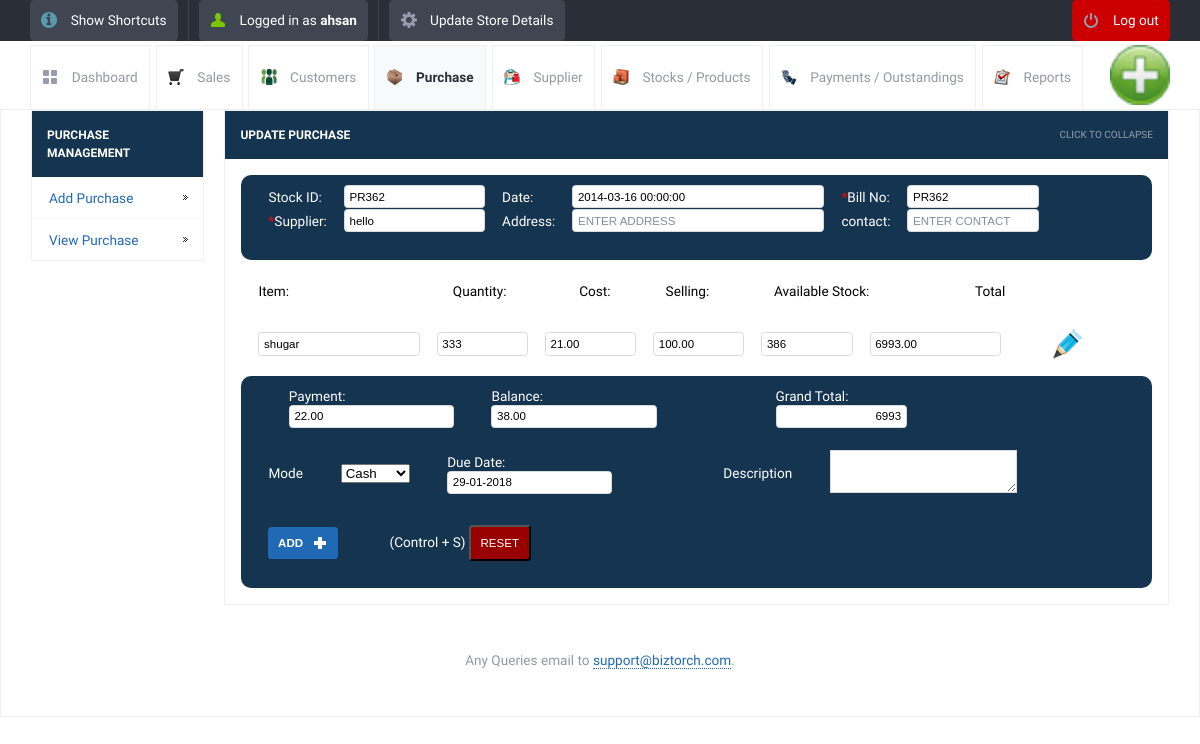
/update_purchase.php?sid=PR362&table=stock_entries&return=view_purchase.php (signed in), run on the app's committed database.
### tables this page shows
CREATE TABLE IF NOT EXISTS `stock_entries` (
  `id` int(10) unsigned NOT NULL AUTO_INCREMENT,
  `stock_id` varchar(120) NOT NULL,
  `stock_name` varchar(260) NOT NULL,
  `stock_supplier_name` varchar(200) NOT NULL,
  `category` varchar(120) NOT NULL,
  `quantity` int(11) NOT NULL,
  `company_price` decimal(10,2) NOT NULL,
  `selling_price` decimal(10,2) NOT NULL,
  `opening_stock` int(11) NOT NULL,
  `closing_stock` int(11) NOT NULL,
  `date` datetime NOT NULL,
  `username` varchar(120) NOT NULL,
  `type` varchar(50) NOT NULL,
  `salesid` varchar(120) NOT NULL,
  `total` decimal(10,2) NOT NULL,
  `payment` decimal(10,2) NOT NULL,
  `balance` decimal(10,2) NOT NULL,
  `mode` varchar(150) NOT NULL,
  `description` varchar(500) NOT NULL,
  `due` datetime NOT NULL,
  `subtotal` int(11) NOT NULL,
  `count1` int(11) NOT NULL,
  `billnumber` varchar(120) NOT NULL,
  PRIMARY KEY (`id`)
);

CREATE TABLE IF NOT EXISTS `stock_avail` (
  `id` int(10) unsigned NOT NULL AUTO_INCREMENT,
  `name` varchar(120) NOT NULL,
  `quantity` int(10) unsigned NOT NULL,
  PRIMARY KEY (`id`)
);

### lib/db.class.php (called while the page is built, shortened)
<?php
  class DB
  {
    function DB($base, $server, $user, $pass)
    {
     $myconnection =  mysql_select_db($base)              ;
    }
    function queryUniqueObject($query, $debug = -1)
    {
      $query = "$query LIMIT 1";
      $result = mysql_query($query) or $this->debugAndDie($query);
      return mysql_fetch_object($result);
    }
    function queryUniqueValue($query, $debug = -1)
    {
      $query = "$query LIMIT 1";
      $result = mysql_query($query) or $this->debugAndDie($query);
      $line = mysql_fetch_row($result);
      return $line[0];
    }
    function maxOf($column, $table, $where)
    {
      return $this->queryUniqueValue("SELECT MAX(`$column`) FROM `$table` WHERE $where");
    }
    function maxOfAll($column, $table)
    {
      return $this->queryUniqueValue("SELECT MAX(`$column`) FROM `$table`");
    }
  }
?>

### init.php (called while the page is built, shortened)
<?php
	include("lib/db.class.php");
	$db = new DB($config['database'], $config['host'], $config['username'], $config['password']);
?>

### update_purchase.php (the view, shortened to what this page needs)
<?php
include_once("init.php");
?>
<!DOCTYPE html>
<html lang="en">
<head>
	<link rel="stylesheet" href="css/style.css">
        <link rel="stylesheet" href="js/date_pic/date_input.css">
        <link rel="stylesheet" href="lib/auto/css/jquery.autocomplete.css">
	<?php include_once("tpl/common_js.php"); ?>
</head>
<body>
	<?php include_once("tpl/top_bar.php"); ?>
	<div id="header-with-tabs">
		<div class="page-full-width cf">
			<ul id="tabs" class="fl">
                                <li><a href="dashboard.php" class="dashboard-tab">Dashboard</a></li>
				<li><a href="view_sales.php" class="sales-tab">Sales</a></li>
				<li><a href="view_customers.php" class=" customers-tab">Customers</a></li>
				<li><a href="view_purchase.php" class="active-tab purchase-tab">Purchase</a></li>
				<li><a href="view_supplier.php" class=" supplier-tab">Supplier</a></li>
				<li><a href="view_product.php" class="stock-tab">Stocks / Products</a></li>
				<li><a href="view_payments.php" class="payment-tab">Payments / Outstandings</a></li>
				<li><a href="view_report.php" class="report-tab">Reports</a></li>
			</ul>
			<a href="#" id="company-branding-small" class="fr"><img src="<?php if(isset($_SESSION['logo'])) { echo "upload/".$_SESSION['logo'];}else{ echo "upload/posnic.png"; } ?>" alt="Point of Sale" /></a>
		</div>
	</div>
	<div id="content">
		<div class="page-full-width cf">
			<div class="side-menu fl">
				<h3>Purchase Management</h3>
				<ul>
					<li><a href="add_purchase.php">Add Purchase</a></li>
					<li><a href="view_purchase.php">View Purchase </a></li>
				</ul>
			</div>
			<div class="side-content fr">
				<div class="content-module">
					<div class="content-module-heading cf">
						<h3 class="fl">Update Purchase</h3>
						<span class="fr expand-collapse-text">Click to collapse</span>
					</div>
						<div class="content-module-main cf">
				<?php
				if(isset($_GET['sid']))
				$id=$_GET['sid'];
                                $line = $db->queryUniqueObject("SELECT * FROM stock_entries WHERE stock_id='$id'");
				?>
				<form name="form1" method="post" id="form1" action="">
                                      <div class="mytable_row ">
                  <table class="form"  border="0" cellspacing="0" cellpadding="0">
                    <tr>
                               <?php
					  $max = $db->maxOfAll("id","stock_sales");
					  ?>
                      <td>Stock ID:</td>
                      <td><input name="stockid" type="text" id="stockid" readonly="readonly" maxlength="200"  class="round default-width-input" style="width:130px "  value="<?php echo $line->stock_id  ; ?>" /></td>
                      <td>Date:</td>
                      <td><input  name="date" id="test1" placeholder="" value="<?php echo $line->date ; ?> " type="text" id="name" maxlength="200"  class="round default-width-input"  /></td>
                      <td><span class="man">*</span>Bill No:</td>
                      <td><input name="bill_no" placeholder="ENTER BILL NO" type="text" id="bill_no" maxlength="200" value="<?php echo $line->billnumber ; ?> " class="round default-width-input" style="width:120px " /></td>
                    </tr>
                    <tr>
                      <td><span class="man">*</span>Supplier:</td>
                      <td><input name="supplier" placeholder="ENTER SUPPLIER" type="text" id="supplier" value="<?php echo $line->stock_supplier_name 	 ; ?> "  maxlength="200"  class="round default-width-input"  style="width:130px " /></td>
                      <td>Address:</td>
                      <td><input name="address" placeholder="ENTER ADDRESS" type="text" value="<?php $quantity = $db->queryUniqueValue("SELECT supplier_address FROM supplier_details WHERE supplier_name='".$line->stock_supplier_name."'"); echo $quantity; ?>" id="address" maxlength="200"  class="round default-width-input"  /></td>
                      <td>contact:</td>
                      <td><input name="contact" placeholder="ENTER CONTACT" type="text" value="<?php $quantity = $db->queryUniqueValue("SELECT supplier_contact1 FROM supplier_details WHERE supplier_name='".$line->stock_supplier_name."'"); echo $quantity; ?>" id="contact1" maxlength="200"  class="round default-width-input" onkeypress="return numbersonly(event)" style="width:120px " /></td>
                    </tr>
                  </table>
                                      </div><br>
                   <table id="hideen_display">
                         <tr >
                          <td>Item:</td>
                           <td>&nbsp; </td>
                           <td>&nbsp; </td>
                           <td>&nbsp; </td>
                          <td>Quantity:</td>
                          <td>Cost:</td>
                          <td>Selling:</td>
                          <td>Available Stock:</td>
                          <td>Total</td>
                           <td>&nbsp; </td>
                           <td>&nbsp; </td>
                           <td>&nbsp; </td>
                      </tr>
                  </table>
                         <div style="overflow:auto ;max-height:300px;  ">
                           <table class="form" id="item_copy_final">
                               <?php
                               $sid=$line->stock_id;
					$max = $db->maxOf("count1", "stock_entries", "stock_id='$sid'");
					for($i=1; $i<=$max; $i++)
					{
                                              $line1 = $db->queryUniqueObject("SELECT * FROM stock_entries WHERE stock_id='$sid' and count1=$i");
                                          $item= $db->queryUniqueValue("SELECT stock_id FROM stock_details WHERE stock_name='".$line1->stock_name."'");
                                            ?>
                     <tr>
                         <td><input name="stock_name[]"  type="text" id="<?php echo $item."st"?>" maxlength="100" style="width: 150px" readonly="readonly"  class="round "
                                 value="<?php echo $line1->stock_name ; ?>" /></td>
                      <td><input name="quantity[]"  type="text" id="<?php echo $item."q"?>" maxlength="20"  class="round my_with"
                                 value="<?php echo $line1->quantity ; ?>" readonly="readonly" onkeypress="return numbersonly(event)" /></td>
                      <td><input name="cost[]"  type="text" id="<?php echo $item."c"?>" maxlength="20"  class="round my_with"
                                 value="<?php echo $line1->company_price ; ?>" readonly="readonly" onkeypress="return numbersonly(event)" /></td>
                      <td><input name="sell[]"  type="text" id="<?php echo $item."s"?>" maxlength="20" readonly="readonly" class="round my_with"
					  value="<?php echo $line1->selling_price; ?>" onkeypress="return numbersonly(event)"  /></td>
                      <td><input name="stock[]"  type="text" id="<?php echo $item."p"?>" readonly="readonly" maxlength="200"   class="round  my_with"  value="<?php $quantity = $db->queryUniqueValue("SELECT quantity FROM stock_avail WHERE name='".$line1->stock_name."'"); echo $quantity; ?>" /></td>
                      <td><input name="total[]"  type="text" id="<?php echo $item."to"?>" readonly="readonly" maxlength="20" style="margin-left:20px;width: 120px"  class="round "
					  value="<?php echo $line1->total  ; ?>" /></td>
                      <td><input type="hidden" id="<?php echo $item."my_tot"?>" maxlength="20" style="margin-left:20px;width: 120px"  class="round "
					  value="<?php echo $line1->total  ; ?>" /></td>
                      <td><input type="hidden" id="<?php echo $item;?>"><input type="hidden" name="gu_id[]" value="<?php echo $line1->id  ?>"></td>
                      <td><input type=button value="" id="<?php echo $item;?>" style="width:30px;border:none;height:30px;background:url(images/edit_new.png)" class="round" onclick="edit_stock_details(this.id)"  ></td>
                    </tr>
                                        <?php }?>
                    </table>
                   </div>
                  <div class="mytable_row ">
                  <table class="form">
                    <tr> <td>&nbsp; </td>
                        <td>Payment:<input type="text"  class="round" value="<?php  echo $line->payment ; ?>" onkeyup=" balance_amount(); return numbersonly(event);"  name="payment" id="payment" >
                      </td>
                      <td>&nbsp; </td>
                    <td>Balance:<input type="text"  class="round" value="<?php echo $line->balance ; ?>" id="balance" name="balance" >
                      </td>
                      <td>&nbsp; </td>
                      <td>&nbsp; </td><td>&nbsp; </td><td>&nbsp; </td><td>&nbsp; </td>
                       <td>Grand Total:<input type="hidden" readonly="readonly" id="grand_total" value="<?php echo $line->subtotal ; ?>" name="subtotal" >
                        <input type="text" id="main_grand_total" class="round default-width-input" value="<?php echo $line->subtotal ; ?>" style="text-align:right;width: 120px" >
                    </td>
                  </tr> </table>
                  <table>
                  <tr> <td>Mode &nbsp;</td><td>
                      <select name="mode">
                          <option value="cash">Cash</option>
                      </select>
                      </td>
                      <td>
                       Due Date:<input type="text" name="due" id="test2" value="<?php echo date('d-m-Y');?>" class="round">
                  </td>
                    <td>&nbsp; </td><td>&nbsp; </td>
                  <td>Description</td>
                  <td><textarea name="description"><?php  echo $line->description ;  ?></textarea></td>
                  <td>&nbsp; </td>
                  <td>&nbsp; </td>
                  <td>&nbsp; </td>
                  </tr>
                  </table>
                                 <table class="form">
                    <tr>
                     <td>
                        <input  class="button round blue image-right ic-add text-upper" type="submit" name="Submit" value="Add">
                     </td><td>			(Control + S)
                     <input class="button round red   text-upper"  type="reset" name="Reset" value="Reset"> </td>
                     <td>&nbsp; </td> <td>&nbsp; </td>
                    </tr>
                </table></div>
                </form>
					</div>
				</div>
		</div>
	</div>
	<div id="footer">
		<p>Any Queries email to <a href="#">support@biztorch.com</a>.</p>
	</div>
</body>
</html>

### data on the page
stock_entries: stockid "PR362", date "2014-03-16 00:00:00", bill_no "PR362", supplier "hello", stock_name "shugar", quantity "333", company_price "21.00", selling_price "100.00", stock_name.quantity "386", total "6993.00", payment "22.00", balance "38.00", subtotal "6993"

### other printed values
$POSNIC['username'] "ahsan"
